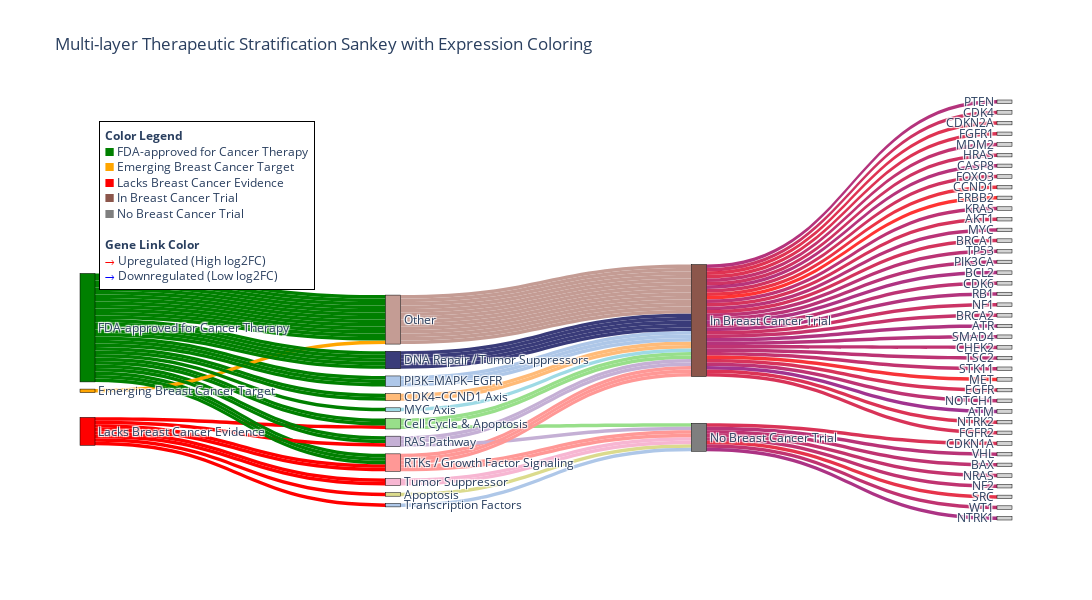

This figure's notebook cell:
### Code cell
# Create Sankey diagram
fig = go.Figure(data=[go.Sankey(
    node=dict(
        pad=15,
        thickness=15,
        line=dict(color='black', width=0.5),
        label=labels,
        color=node_colors,
        hovertemplate='%{label}<extra></extra>'
    ),
    link=dict(
        source=source,
        target=target,
        value=value,
        color=link_colors,
        hovertemplate='From %{source.label} to %{target.label}<extra></extra>'
    )
)])

# Add color legend as annotation block (top left corner)
fig.update_layout(
    title_text="Multi-layer Therapeutic Stratification Sankey with Expression Coloring",
    font_size=12,
    height=600,
    width=1100,
    annotations=[
        dict(
            x=0.02, y=0.95, xref='paper', yref='paper',
            text="<b>Color Legend</b><br>" +
                    "<span style='color:green'>&#9632;</span> FDA-approved for Cancer Therapy<br>" +
                    "<span style='color:orange'>&#9632;</span> Emerging Breast Cancer Target<br>" +
                    "<span style='color:red'>&#9632;</span> Lacks Breast Cancer Evidence<br>" +
                    "<span style='color:#8c564b'>&#9632;</span> In Breast Cancer Trial<br>" +
                    "<span style='color:#7f7f7f'>&#9632;</span> No Breast Cancer Trial<br>" +
                    "<br><b>Gene Link Color</b><br>" +
                    "<span style='color:red'>&#8594;</span> Upregulated (High log2FC)<br>" +
                    "<span style='color:blue'>&#8594;</span> Downregulated (Low log2FC)",
            showarrow=False,
            font=dict(size=12),
            align="left",
            bgcolor="white",
            bordercolor="black",
            borderwidth=1,
            borderpad=5
        )
    ]
)

fig.show()

### Figure 1 — Plotly figure (JSON) as saved in the notebook; plotly's stock layout.template omitted (floating-point values rounded to 4 significant figures)
{"data": [{"link": {"color": ["green", "green", "green", "red", "green", "green", "green", "orange", "red", "green", "green", "green", "red", "green", "green", "green", "green", "green", "green", "green", "green", "green", "red", "green", "green", "green", "red", "green", "red", "green", "green", "green", "green", "green", "green", "green", "green", "green", "red", "red", "#aec7e8", "#ffbb78", "#98df8a", "#98df8a", "#ff9896", "#98df8a", "#c5b0d5", "#c49c94", "#f7b6d2", "#c49c94", "#ffbb78", "#c49c94", "#dbdb8d", "#c5b0d5", "#c49c94", "#9edae5", "#393b79", "#393b79", "#aec7e8", "#c49c94", "#c49c94", "#c49c94", "#c5b0d5", "#c49c94", "#393b79", "#c49c94", "#f7b6d2", "#c49c94", "#ff9896", "#393b79", "#c49c94", "#c49c94", "#c49c94", "#aec7e8", "#c49c94", "#393b79", "#ff9896", "#ff9896", "#aec7e8", "#ff9896", "rgba(162,0,92,0.8)", "rgba(193,0,61,0.8)", "rgba(215,0,39,0.8)", "rgba(208,0,46,0.8)", "rgba(212,0,42,0.8)", "rgba(179,0,75,0.8)", "rgba(194,0,60,0.8)", "rgba(165,0,89,0.8)", "rgba(168,0,86,0.8)", "rgba(197,0,57,0.8)", "rgba(231,0,23,0.8)", "rgba(255,0,0,0.8)", "rgba(176,0,78,0.8)", "rgba(174,0,80,0.8)", "rgba(203,0,51,0.8)", "rgba(169,0,85,0.8)", "rgba(201,0,53,0.8)", "rgba(171,0,83,0.8)", "rgba(168,0,86,0.8)", "rgba(155,0,99,0.8)", "rgba(173,0,81,0.8)", "rgba(161,0,93,0.8)", "rgba(181,0,73,0.8)", "rgba(191,0,63,0.8)", "rgba(184,0,70,0.8)", "rgba(157,0,97,0.8)", "rgba(177,0,77,0.8)", "rgba(164,0,90,0.8)", "rgba(224,0,30,0.8)", "rgba(175,0,79,0.8)", "rgba(172,0,82,0.8)", "rgba(179,0,75,0.8)", "rgba(246,0,8,0.8)", "rgba(205,0,49,0.8)", "rgba(174,0,80,0.8)", "rgba(138,0,116,0.8)", "rgba(211,0,43,0.8)", "rgba(207,0,47,0.8)", "rgba(177,0,77,0.8)", "rgba(152,0,102,0.8)"], "hovertemplate": "From %{source.label} to %{target.label}<extra></extra>", "source": [0, 0, 0, 1, 0, 0, 0, 2, 1, 0, 0, 0, 1, 0, 0, 0, 0, 0, 0, 0, 0, 0, 1, 0, 0, 0, 1, 0, 1, 0, 0, 0, 0, 0, 0, 0, 0, 0, 1, 1, 3, 4, 5, 5, 6, 5, 7, 8, 9, 8, 4, 8, 10, 7, 8, 11, 12, 12, 3, 8, 8, 8, 7, 8, 12, 8, 9, 8, 6, 12, 8, 8, 8, 3, 8, 12, 6, 6, 13, 6, 14, 14, 14, 15, 14, 14, 14, 14, 15, 14, 14, 14, 15, 14, 14, 14, 14, 14, 14, 14, 14, 14, 15, 14, 14, 14, 15, 14, 15, 14, 14, 14, 14, 14, 14, 14, 14, 14, 15, 15], "target": [3, 4, 5, 5, 6, 5, 7, 8, 9, 8, 4, 8, 10, 7, 8, 11, 12, 12, 3, 8, 8, 8, 7, 8, 12, 8, 9, 8, 6, 12, 8, 8, 8, 3, 8, 12, 6, 6, 13, 6, 14, 14, 14, 15, 14, 14, 14, 14, 15, 14, 14, 14, 15, 14, 14, 14, 14, 14, 14, 14, 14, 14, 15, 14, 14, 14, 15, 14, 15, 14, 14, 14, 14, 14, 14, 14, 14, 14, 15, 15, 16, 17, 18, 19, 20, 21, 22, 23, 24, 25, 26, 27, 28, 29, 30, 31, 32, 33, 34, 35, 36, 37, 38, 39, 40, 41, 42, 43, 44, 45, 46, 47, 48, 49, 50, 51, 52, 53, 54, 55], "value": [1, 1, 1, 1, 1, 1, 1, 1, 1, 1, 1, 1, 1, 1, 1, 1, 1, 1, 1, 1, 1, 1, 1, 1, 1, 1, 1, 1, 1, 1, 1, 1, 1, 1, 1, 1, 1, 1, 1, 1, 1, 1, 1, 1, 1, 1, 1, 1, 1, 1, 1, 1, 1, 1, 1, 1, 1, 1, 1, 1, 1, 1, 1, 1, 1, 1, 1, 1, 1, 1, 1, 1, 1, 1, 1, 1, 1, 1, 1, 1, 1, 1, 1, 1, 1, 1, 1, 1, 1, 1, 1, 1, 1, 1, 1, 1, 1, 1, 1, 1, 1, 1, 1, 1, 1, 1, 1, 1, 1, 1, 1, 1, 1, 1, 1, 1, 1, 1, 1, 1]}, "node": {"color": ["green", "red", "orange", "#aec7e8", "#ffbb78", "#98df8a", "#ff9896", "#c5b0d5", "#c49c94", "#f7b6d2", "#dbdb8d", "#9edae5", "#393b79", "#aec7e8", "#8c564b", "#7f7f7f", "lightgray", "lightgray", "lightgray", "lightgray", "lightgray", "lightgray", "lightgray", "lightgray", "lightgray", "lightgray", "lightgray", "lightgray", "lightgray", "lightgray", "lightgray", "lightgray", "lightgray", "lightgray", "lightgray", "lightgray", "lightgray", "lightgray", "lightgray", "lightgray", "lightgray", "lightgray", "lightgray", "lightgray", "lightgray", "lightgray", "lightgray", "lightgray", "lightgray", "lightgray", "lightgray", "lightgray", "lightgray", "lightgray", "lightgray", "lightgray"], "hovertemplate": "%{label}<extra></extra>", "label": ["FDA-approved for Cancer Therapy", "Lacks Breast Cancer Evidence", "Emerging Breast Cancer Target", "PI3K–MAPK–EGFR", "CDK4–CCND1 Axis", "Cell Cycle & Apoptosis", "RTKs / Growth Factor Signaling", "RAS Pathway", "Other", "Tumor Suppressor", "Apoptosis", "MYC Axis", "DNA Repair / Tumor Suppressors", "Transcription Factors", "In Breast Cancer Trial", "No Breast Cancer Trial", "PTEN", "CDK4", "CDKN2A", "CDKN1A", "FGFR1", "MDM2", "HRAS", "CASP8", "VHL", "FOXO3", "CCND1", "ERBB2", "BAX", "KRAS", "AKT1", "MYC", "BRCA1", "TP53", "PIK3CA", "BCL2", "CDK6", "RB1", "NRAS", "NF1", "BRCA2", "ATR", "NF2", "SMAD4", "SRC", "CHEK2", "TSC2", "STK11", "MET", "EGFR", "NOTCH1", "ATM", "NTRK2", "FGFR2", "WT1", "NTRK1"], "line": {"color": "black", "width": 0.5}, "pad": 15, "thickness": 15}, "type": "sankey"}], "layout": {"annotations": [{"align": "left", "bgcolor": "white", "bordercolor": "black", "borderpad": 5, "borderwidth": 1, "font": {"size": 12}, "showarrow": false, "text": "<b>Color Legend</b><br><span style='color:green'>&#9632;</span> FDA-approved for Cancer Therapy<br><span style='color:orange'>&#9632;</span> Emerging Breast Cancer Target<br><span style='color:red'>&#9632;</span> Lacks Breast Cancer Evidence<br><span style='color:#8c564b'>&#9632;</span> In Breast Cancer Trial<br><span style='color:#7f7f7f'>&#9632;</span> No Breast Cancer Trial<br><br><b>Gene Link Color</b><br><span style='color:red'>&#8594;</span> Upregulated (High log2FC)<br><span style='color:blue'>&#8594;</span> Downregulated (Low log2FC)", "x": 0.02, "xref": "paper", "y": 0.95, "yref": "paper"}], "font": {"size": 12}, "height": 600, "title": {"text": "Multi-layer Therapeutic Stratification Sankey with Expression Coloring"}, "width": 1100}}
